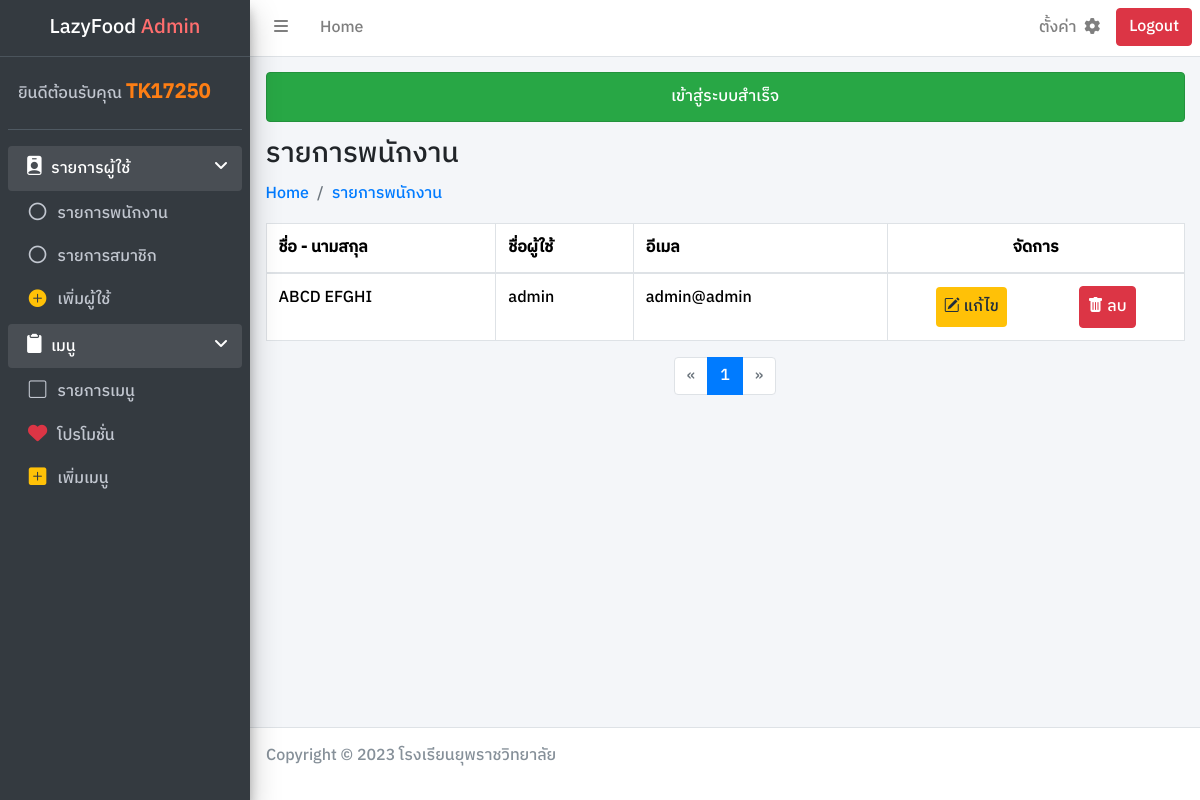
/admin/listpersonnel.php (signed in), run on the app's committed database.
### tables this page shows
CREATE TABLE `User` (
  `u_id` int(11) NOT NULL,
  `u_fname` varchar(255) NOT NULL,
  `u_username` varchar(255) NOT NULL,
  `u_email` varchar(255) NOT NULL,
  `u_pass` varchar(255) NOT NULL,
  `u_rank` varchar(255) NOT NULL
);

### connect/server.php (called while the page is built, shortened)
<?php session_start();
    class DB_conn {
        function __construct() {
            $conn = mysqli_connect(DB_host, DB_user, DB_pass, DB_name);
            $this->dbconn = $conn;
        }
    }

### class/user_db.php (called while the page is built, shortened)
<?php require_once '../connect/server.php';
    class User_DB extends DB_conn {
        public function readuserrank($rank, $page = 1, $recordsPerPage = 10) {
            $username = $_SESSION['name'];
            $totalRecordsQuery = "SELECT COUNT(*) as total FROM User WHERE u_rank = '$rank'";
            $totalRecordsResult = mysqli_query($this->dbconn, $totalRecordsQuery);
            $totalRecordsRow = mysqli_fetch_assoc($totalRecordsResult);
            $totalRecords = $totalRecordsRow['total'];
            $totalPages = ceil($totalRecords / $recordsPerPage);
            $page = max(1, min($page, $totalPages));
            $start = ($page - 1) * $recordsPerPage;
            $sql = "SELECT * FROM User WHERE u_rank = '$rank' AND u_username != '$username' LIMIT $start, $recordsPerPage";
            $result = mysqli_query($this->dbconn, $sql);
            return [
                'result' => $result,
                'totalPages' => $totalPages
            ];
        }
    }

### admin/listpersonnel.php (the view, shortened to what this page needs)
<?php require_once '../connect/server.php';
require_once '../class/user_db.php';
    $dbuser = new User_DB();
    $page = isset($_GET['page']) ? $_GET['page'] : 1;
    $paginationData = $dbuser->readuserrank("ผู้จัดการ", $page);
    $readuser = $paginationData['result'];
    $totalPages = $paginationData['totalPages'];
?>
<!DOCTYPE html>
<html lang="en">
<head>
    <link rel="stylesheet" href="../framework/css/bootstrap.min.css">
    <link rel="stylesheet" href="https://cdn.jsdelivr.net/npm/bootstrap-icons@1.11.2/font/bootstrap-icons.min.css">
    <link rel="stylesheet" href="../framework/css/adminlte.min.css">
    <link rel="stylesheet" href="https://cdnjs.cloudflare.com/ajax/libs/font-awesome/6.2.1/css/all.min.css">
    <link rel="stylesheet" href="../dist/css/main.css">
</head>
<body class="wrapper">
    <?php include_once './component/navbar.php'; ?>
    <?php include_once './component/sidebar.php'; ?>
    <div class="content-wrapper">
        <div class="content-header">
            <div class="container-fluid">
                <div>
                    <?php include_once './component/succeed.php' ?>
                </div>
                <div >
                    <h3 class="">รายการพนักงาน</h3>
                </div>
                <div>
                    <nav aria-label="breadcrumb">
                        <ol class="breadcrumb">
                            <li class="breadcrumb-item"><a href="./adminpage.php">Home</a></li>
                            <li class="breadcrumb-item"><a href="./listpersonnel.php">รายการพนักงาน</a></li>
                        </ol>
                    </nav>
                </div>
            </div>
        </div>
        <div class="content">
            <div class="container-fluid">
                <div class="row">
                    <div class="col-12 w-100">
                        <div class="table-responsive">
                            <table class="table table-hover table-bordered">
                                <thead>
                                    <tr>
                                        <th scope="col">ชื่อ - นามสกุล</th>
                                        <th scope="col">ชื่อผู้ใช้</th>
                                        <th scope="col">อีเมล</th>
                                        <th scope="col" class="text-center">จัดการ</th>
                                    </tr>
                                </thead>
                                <tbody class="table-group-divider">
                                    <?php while ($row = mysqli_fetch_assoc($readuser)) { ?>
                                        <tr>
                                            <td><?php echo $row['u_fname'] ?></td>
                                            <td><?php echo $row['u_username'] ?></td>
                                            <td><?php echo $row['u_email'] ?></td>
                                            <td>
                                                <div class="d-flex text-center">
                                                    <a href="./editpersonnel.php?userid=<?php echo $row['u_id']; ?>" class="bi bi-pencil-square m-auto p-2 btn-warning rounded" role="button"> แก้ไข</a>
                                                    <button type="submit" name="deluser" class="bi bi-trash-fill m-auto btn btn-danger p-2 rounded" value="<?php echo $row['u_id'] ?>" onclick="return confirmdelete()"> ลบ</button>
                                                </div>
                                            </td>
                                        </tr>
                                    <?php } ?>
                                </tbody>
                            </table>
                        </div>
                    </div>
                </div>
            </div>
        </div>
        <div class="d-flex justify-content-center">
            <nav aria-label="Page navigation">
                <ul class="pagination">
                    <?php
                    echo "<li class='page-item " . ($page == 1 ? 'disabled' : '') . "'>";
                    echo "<a class='page-link' href='?page=" . ($page - 1) . "' aria-label='Previous'>";
                    echo "<span aria-hidden='true'>&laquo;</span></a></li>";
                    for ($i = 1; $i <= $totalPages; $i++) {
                        echo "<li class='page-item " . ($page == $i ? 'active' : '') . "'>";
                        echo "<a class='page-link' href='?page=$i'>$i</a></li>";
                    }
                    echo "<li class='page-item " . ($page >= $totalPages ? 'disabled' : '') . "'>";
                    echo "<a class='page-link' href='?page=" . ($page + 1) . "' aria-label='Next'>";
                    echo "<span aria-hidden='true'>&raquo;</span></a></li>";
                    ?>
                </ul>
            </nav>
        </div>
    </div>
    <?php include_once './component/footer.php'; ?>
</body>
</html>

### data on the page
user: u_fname "ABCD EFGHI", u_username "admin", u_email "admin@admin", $row['u_id'] 2 (drawn)

### other printed values
$_SESSION['name'] "TK17250"
$_SESSION['succeed'] "เข้าสู่ระบบสำเร็จ"
